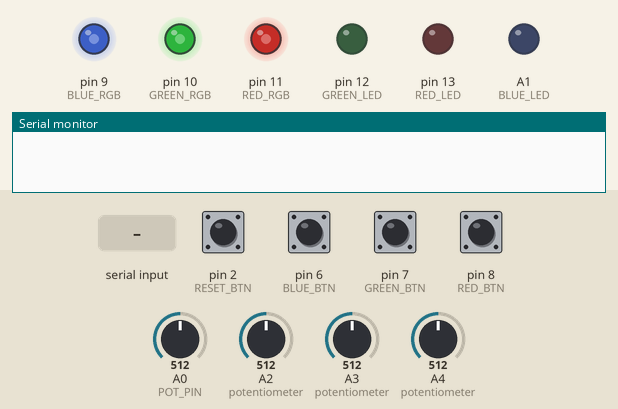
Simulated run of this sketch. Board: Arduino Uno, built with avr-gcc and run on an emulated ATmega328P. On the bench: output pins drawn as LEDs (lit = HIGH), the last lines printed to the serial monitor. The test bench sets the inputs (shaded band); at power-on: pin 2 (RESET_BTN), pin 6 (BLUE_BTN), pin 7 (GREEN_BTN), pin 8 (RED_BTN) HIGH, A2 (potentiometer) = 512, A3 (potentiometer) = 512, A0 (POT_PIN) = 512, A4 (potentiometer) = 512.

Above: at 1.2 s.
1.3 s: pin 6 (BLUE_BTN) pulled LOW for 0.15 s
At 3.1 s:
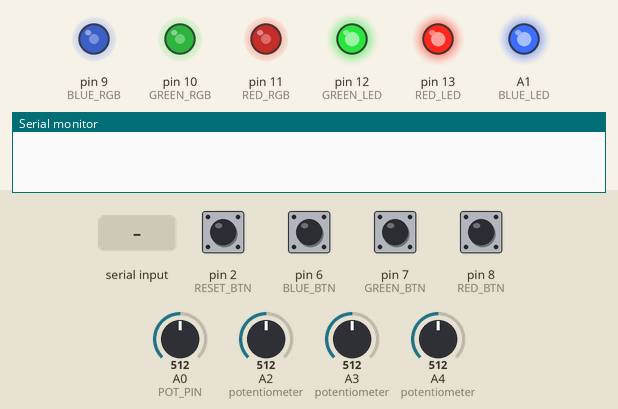
4.3 s: pin 2 (RESET_BTN) pulled LOW for 0.15 s
At 7.1 s:
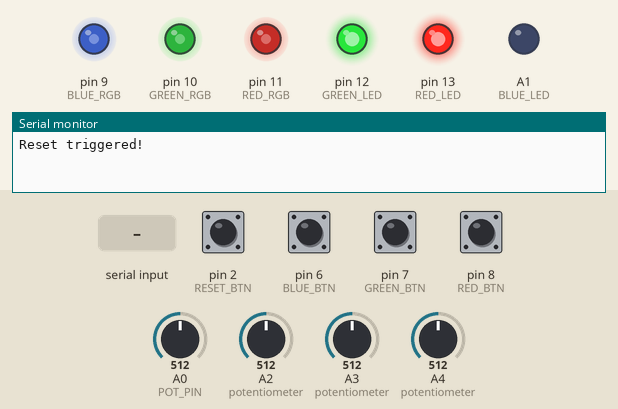
7.4 s: pin 7 (GREEN_BTN) pulled LOW for 1 s
11.4 s: "disable pot\n" received over Serial
At 14.2 s:
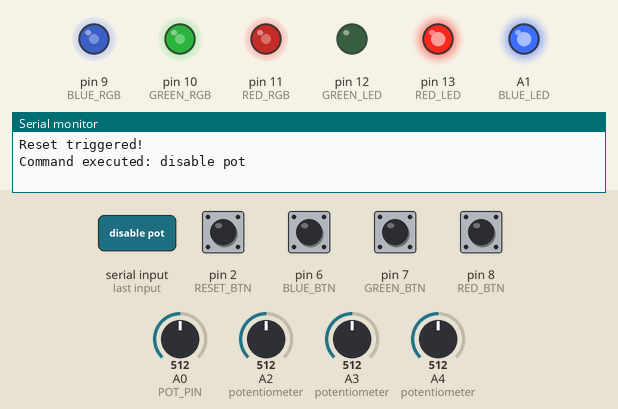
14.4 s: A2 (potentiometer) set to 716
At 14.9 s:
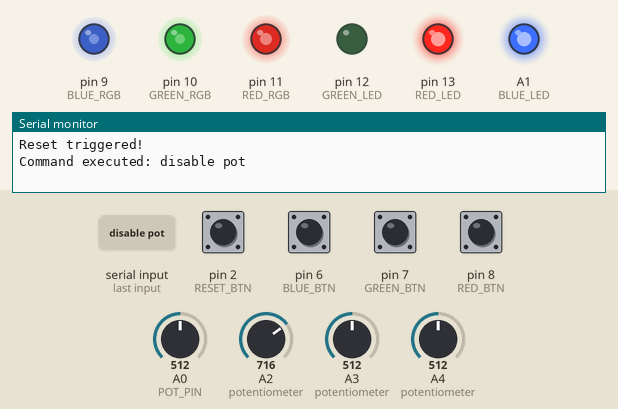
17.4 s: A3 (potentiometer) set to 716
At 19.0 s:
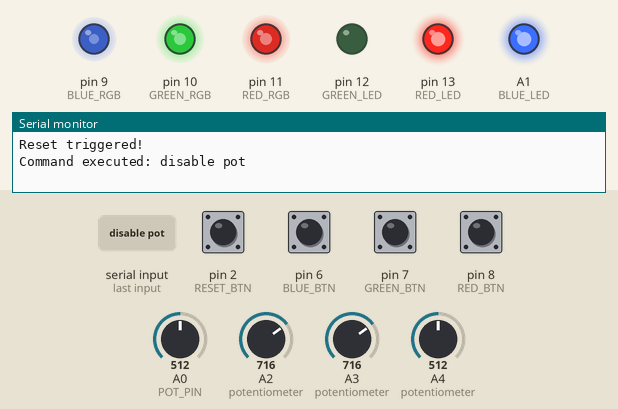
Timing chart, 0 to 21.4 s (numbered marks = the images above; inputs shaded):
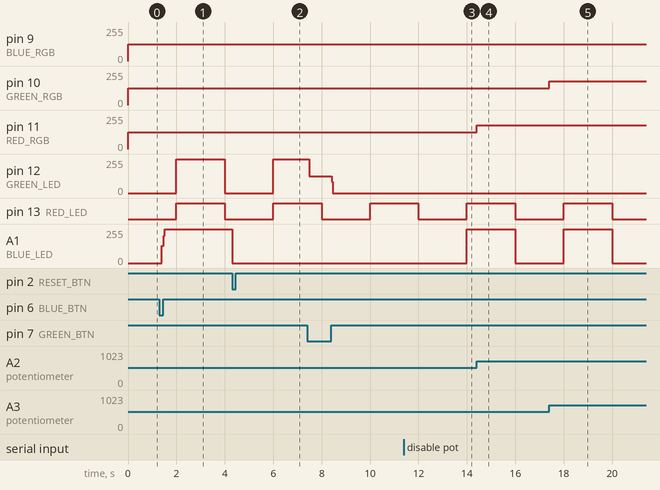

Measured:
- after the input at 1.3 s, A1 (BLUE_LED): 0/255 → 129/255 after 0.09 s, → 255/255 0.08 s later
- after the input at 4.3 s, A1 (BLUE_LED): 255/255 → 0/255 at once
- after the input at 11.4 s, A1 (BLUE_LED): 0/255 → 255/255 after 2.6 s
- after the input at 14.4 s, pin 11 (RED_RGB): 127/255 → 178/255 at once
- after the input at 17.4 s, pin 10 (GREEN_RGB): 127/255 → 178/255 at once

The sketch:

Individuelluppgift-arv-cli.ino
```cpp
#include <Arduino.h>

#define RED_LED 13
#define GREEN_LED 12
#define BLUE_LED A1

const int RED_RGB = 11;
const int GREEN_RGB = 10;
const int BLUE_RGB = 9;

#define RED_BTN 8
#define GREEN_BTN 7
#define BLUE_BTN 6
#define RESET_BTN 2

#define POT_PIN A0
#define POT_RED A2
#define POT_GREEN A3
#define POT_BLUE A4


bool redLedState = LOW;
bool greenLedState = LOW;
bool blueLedState = LOW;

unsigned long previousMillis = 0;
const unsigned long interval = 2000;

// Debounce
const int debounceDelay = 50;
unsigned long lastDebounceTimeRed = 0;
unsigned long lastDebounceTimeGreen = 0;
unsigned long lastDebounceTimeBlue = 0;
volatile unsigned long lastResetTime = 0;

int lastStateRedBtn = HIGH;
int lastStateGreenBtn = HIGH;
int lastStateBlueBtn = HIGH;

bool disableRedBlink = false;
bool disableGreenBlink = false;
bool disableBlueBlink = false;

bool disableRedButton = false;
bool disableGreenButton = false;
bool disableBlueButton = false;
bool disablePotentiometer = false;

bool overrideRedLed = false;
bool overrideGreenLed = false;
bool overrideBlueLed = false;
bool overrideBlueLedPower = -1;

void setup() {

    pinMode(RED_LED, OUTPUT);
    pinMode(GREEN_LED, OUTPUT);
    pinMode(BLUE_LED, OUTPUT);

    pinMode(RED_RGB, OUTPUT);
    pinMode(GREEN_RGB, OUTPUT);
    pinMode(BLUE_RGB, OUTPUT);

    pinMode(RED_BTN, INPUT_PULLUP);
    pinMode(GREEN_BTN, INPUT_PULLUP);
    pinMode(BLUE_BTN, INPUT_PULLUP);

    pinMode(RESET_BTN, INPUT_PULLUP);
    attachInterrupt(digitalPinToInterrupt(RESET_BTN), resetProgram, FALLING);

    digitalWrite(RED_LED, redLedState);
    digitalWrite(GREEN_LED, greenLedState);
    digitalWrite(BLUE_LED, blueLedState);
    Serial.begin(9600);
}

void loop() {
    handleSerialCommands();
    unsigned long currentMillis = millis();

    if (currentMillis - previousMillis >= interval) {
        previousMillis = currentMillis;

        updateLedState(disableRedBlink, disableRedButton, overrideRedLed, redLedState, RED_LED);
        updateLedState(disableGreenBlink, disableGreenButton, overrideGreenLed, greenLedState, GREEN_LED);
        updateLedState(disableBlueBlink, disableBlueButton, overrideBlueLed, blueLedState, BLUE_LED);
    }
    if (overrideBlueLed){
        if(overrideBlueLedPower >= 0){
            int potValue = map(overrideBlueLedPower, 0, 10, 0, 255);
            analogWrite(BLUE_LED, potValue);
        }

    } else if(!disableBlueBlink && !disablePotentiometer){
        setBrightness(POT_PIN, BLUE_LED);
    }

    setBrightness(POT_RED, RED_RGB);
    setBrightness(POT_GREEN, GREEN_RGB);
    setBrightness(POT_BLUE, BLUE_RGB);


    handleButton(RED_BTN, lastStateRedBtn, lastDebounceTimeRed, disableRedBlink, redLedState, RED_LED);
    handleButton(GREEN_BTN, lastStateGreenBtn, lastDebounceTimeGreen, disableGreenBlink, greenLedState, GREEN_LED);
    handleButton(BLUE_BTN, lastStateBlueBtn, lastDebounceTimeBlue, disableBlueBlink, blueLedState, BLUE_LED);
}

void updateLedState(bool &disableBlink, bool &disableButton, bool &overrideLed, bool &ledState, int ledPin){
    if(!disableBlink && !disableButton && !overrideLed){
        ledState = !ledState;
        digitalWrite(ledPin, ledState);
    }
}

void handleButton(int btnPin, int &lastStateBtn, unsigned long &lastDebounceTime, bool &disableBlink, bool &ledState, int ledPin) {
    int currentStateBtn = digitalRead(btnPin);

    if (currentStateBtn != lastStateBtn) {
        lastDebounceTime = millis();
    }

    if ((millis() - lastDebounceTime) > debounceDelay) {
        if (currentStateBtn == LOW) {
            if (!disableBlink) {
                disableBlink = true;
                ledState = LOW;
                digitalWrite(ledPin, ledState);
            } else {
                ledState = !ledState;
                digitalWrite(ledPin, ledState);
            }
        }
    }

    lastStateBtn = currentStateBtn;
}

void setBrightness(int potPin, int ledPin){
    int potValue = analogRead(potPin);
    int brightness = map(potValue, 0, 1023, 0, 255);
    analogWrite(ledPin, brightness);
}

void handleSerialCommands(){
    if(Serial.available() > 0){
      String command = Serial.readStringUntil('\n');
      command.trim();

    if(command.startsWith("disable button")){
       int button = command.substring(15).toInt();
       if(button == 1) disableRedButton = true;
       if(button == 2) disableGreenButton = true;
       if(button == 3) disableBlueButton = true;
    } else if(command.startsWith("enable button")){
       int button = command.substring(14).toInt();
       if(button == 1) disableRedButton = false;
       if(button == 2) disableGreenButton = false;
       if(button == 3) disableBlueButton = false;

    } else if(command == "disable pot"){
        disablePotentiometer = true;
    } else if(command == "enable pot"){
        disablePotentiometer = false;

    }else if(command.startsWith("LedOff")){
       int led = command.substring(7).toInt();
       if(led == 1) overrideRedLed = true;
       if(led == 2) overrideGreenLed = true;
       if(led == 3) overrideBlueLed = true;
    }else if(command.startsWith("LedOn")){
       int led = command.substring(6).toInt();
       if(led == 1) overrideRedLed = false;
       if(led == 2) overrideGreenLed = false;
       if(led == 3) overrideBlueLed = false;

    }else if (command.startsWith("LedPower")){
       int power = command.substring(9).toInt();
       if(power >= 0 && power <= 10){
        overrideBlueLed = true;
        overrideBlueLedPower = power;
       }else if(power == -1){
        overrideBlueLed = false;
        overrideBlueLedPower = -1;
       }

    }else if(command.startsWith("reset")){
        resetProgram();
        }

       Serial.println("Command executed: " + command);
        }
    }

void resetProgram() {
    unsigned long currentTime = millis();
    if(currentTime - lastResetTime > debounceDelay) {
        lastResetTime = currentTime;

        Serial.println("Reset triggered!");

        redLedState = LOW;
        greenLedState = LOW;
        blueLedState = LOW;

        disableRedBlink = false;
        disableGreenBlink = false;
        disableBlueBlink = false;

        disableRedButton = false;
        disableGreenButton = false;
        disableBlueButton = false;

        disablePotentiometer = false;

        overrideRedLed = false;
        overrideGreenLed = false;
        overrideBlueLed = false;
        overrideBlueLedPower = -1;

        digitalWrite(RED_LED, redLedState);
        digitalWrite(GREEN_LED, greenLedState);
        digitalWrite(BLUE_LED, blueLedState);
    }
}
```
